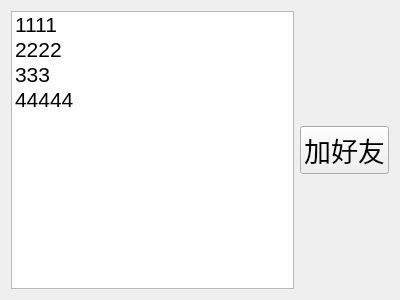
<?xml version="1.0" encoding="UTF-8"?>
<ui version="4.0">
 <class>Online</class>
 <widget class="QWidget" name="Online">
  <property name="geometry">
   <rect>
    <x>0</x>
    <y>0</y>
    <width>400</width>
    <height>300</height>
   </rect>
  </property>
  <property name="windowTitle">
   <string>Form</string>
  </property>
  <layout class="QVBoxLayout" name="verticalLayout_2">
   <item>
    <layout class="QHBoxLayout" name="horizontalLayout">
     <item>
      <widget class="QListWidget" name="online_lw">
       <property name="font">
        <font>
         <pointsize>16</pointsize>
        </font>
       </property>
       <item>
        <property name="text">
         <string>1111</string>
        </property>
       </item>
       <item>
        <property name="text">
         <string>2222</string>
        </property>
       </item>
       <item>
        <property name="text">
         <string>333</string>
        </property>
       </item>
       <item>
        <property name="text">
         <string>44444</string>
        </property>
       </item>
      </widget>
     </item>
     <item>
      <layout class="QVBoxLayout" name="verticalLayout">
       <item>
        <spacer name="verticalSpacer">
         <property name="orientation">
          <enum>Qt::Vertical</enum>
         </property>
         <property name="sizeHint" stdset="0">
          <size>
           <width>20</width>
           <height>40</height>
          </size>
         </property>
        </spacer>
       </item>
       <item>
        <widget class="QPushButton" name="addFriend_pb">
         <property name="font">
          <font>
           <pointsize>20</pointsize>
          </font>
         </property>
         <property name="text">
          <string>加好友</string>
         </property>
        </widget>
       </item>
       <item>
        <spacer name="verticalSpacer_2">
         <property name="orientation">
          <enum>Qt::Vertical</enum>
         </property>
         <property name="sizeHint" stdset="0">
          <size>
           <width>20</width>
           <height>40</height>
          </size>
         </property>
        </spacer>
       </item>
      </layout>
     </item>
    </layout>
   </item>
  </layout>
 </widget>
 <resources/>
 <connections/>
</ui>
